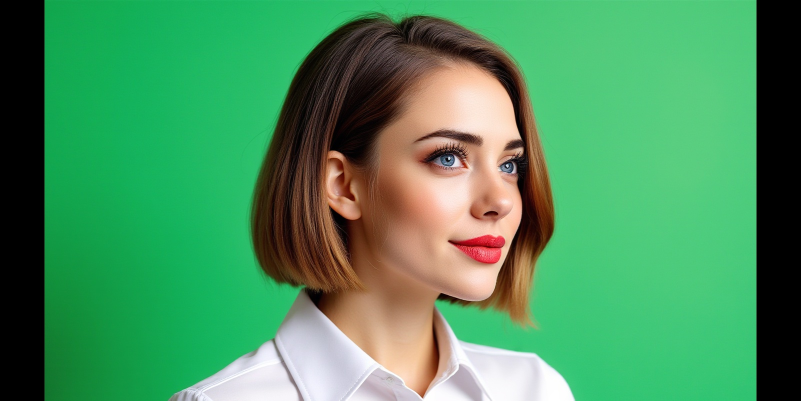
#> input picture 55c95f56_padder.jpg, 1602 x 801 px (shown at 1/2 size)
$ python -i paddvideo.py   (imports and definitions only)
#> lines starting #> are read from the running program, lines starting #| are printed output that depends on the picture; after the words box and inside, x2 and y2 are one past the last pixel; in counts of white or black regions, pixels touching at a corner belong together
from moviepy.editor import VideoFileClip, ColorClip, CompositeVideoClip

# [18 lines of commented-out code are left out]

import cv2

# [17 lines left out: function detect_face_center, not called in this run]


# [33 lines not run here, left out]

# add_green_background("/content/26eaea4a_00001-audio.mp4", "output.mp4", 1920, 1080)
# =============================================================================================
import cv2
import numpy as np
from moviepy.editor import VideoFileClip
import os
import tempfile
import shutil

# [59 lines left out: function replace_green_screen, not called in this run]


# [6 lines of commented-out code are left out]
import numpy as np
from PIL import Image

def crop_green_background(image_path: str, output_path: str, margin: float = 0.04):
    """
    Crop bỏ nền xanh, giữ lại foreground (người/vật thể).
    margin: phần trăm padding thêm quanh bounding box (0.05 = 5%).
    """
#> called with image_path = '55c95f56_padder.jpg', output_path = 'out.png', margin = 0.04
    img = cv2.imread(image_path)
#> img is the input picture: shape (801, 1602, 3); mean B, G, R 92.8, 145.6, 74.4
    img_rgb = cv2.cvtColor(img, cv2.COLOR_BGR2RGB)
    h_img, w_img, _ = img.shape
#> h_img = 801; w_img = 1602

    hsv = cv2.cvtColor(img, cv2.COLOR_BGR2HSV)
#> hsv: shape (801, 1602, 3); mean H, S, V 53.2, 145.9, 155.6
    lower_green = np.array([40, 40, 40])
    upper_green = np.array([90, 255, 255])
    mask_green = cv2.inRange(hsv, lower_green, upper_green)
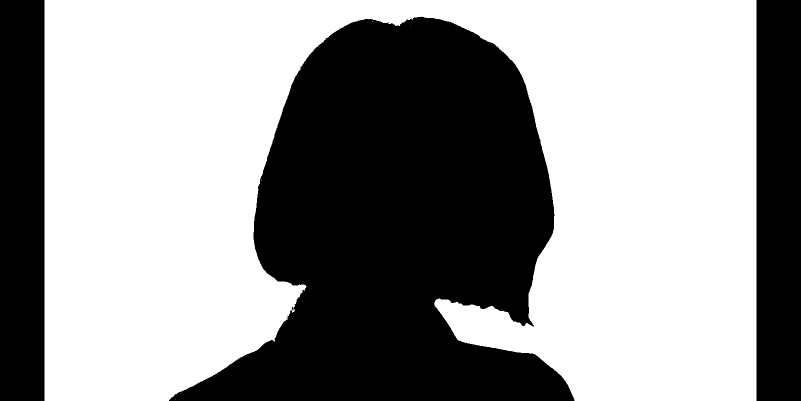
#> mask_green: shape (801, 1602) (shown at 1/2 size); 58.7% white; 5 black regions (2 under 20 px), largest, box (x1, y1, x2, y2) and area: (338, 33, 1149, 801) 387941, (0, 0, 89, 801) 71289, (1513, 0, 1602, 801) 71289


    mask_fg = cv2.bitwise_not(mask_green)
#> mask_fg: shape (801, 1602); 41.3% white; 5 white regions (2 under 20 px)

    # Contours
    contours, _ = cv2.findContours(mask_fg, cv2.RETR_EXTERNAL, cv2.CHAIN_APPROX_SIMPLE)
#> contours = 5 contours, 2 with area under 20; largest, box (x1, y1, x2, y2) and area: (338, 33, 1149, 801) 386346, (1513, 0, 1602, 801) 70400, (0, 0, 89, 801) 70400
    if len(contours) == 0:
        print("❌ Không tìm thấy foreground")
        return

    # bounding box bao quanh toàn bộ foreground
    x, y, w, h = cv2.boundingRect(np.concatenate(contours))
#> x = 0; y = 0; w = 1602; h = 801


    pad_w = int(w * margin)
#> pad_w = 64
    pad_h = int(h * margin)
#> pad_h = 32
    x1 = max(0, x - pad_w)
#> x1 = 0
    y1 = max(0, y - pad_h)
#> y1 = 0
    x2 = min(w_img, x + w + pad_w)
#> x2 = 1602
    y2 = min(h_img, y + h + pad_h)
#> y2 = 801
    cropped = img_rgb[y1:y2, x1:x2]

    Image.fromarray(cropped).save(output_path)
    print(f"✅ Saved cropped image: {output_path}, size={cropped.shape[1]}x{cropped.shape[0]}")
#| ✅ Saved cropped image: out.png, size=1602x801
# crop_green_background("/content/3.png", "cropped.jpg", margin=0.05)


# =======================================================================
# from PIL import Image, ImageOps

# def resize_and_pad(image_path: str, output_path: str):

from PIL import Image
import math


from PIL import Image
import math

# [57 lines left out: function resize_and_pad, not called in this run]

# crop_green_background("/content/ComfyUI_temp_pnany_00003_.png", "cropped.jpg", margin=0.05)


# Ví dụ chạy
# resize_and_pad("/content/0f8d203c-dc10-4094-8b9e-45864d2cf337 sdsadasfafa.JPG", "output.jpg")

>>> result = crop_green_background('55c95f56_padder.jpg', 'out.png')
